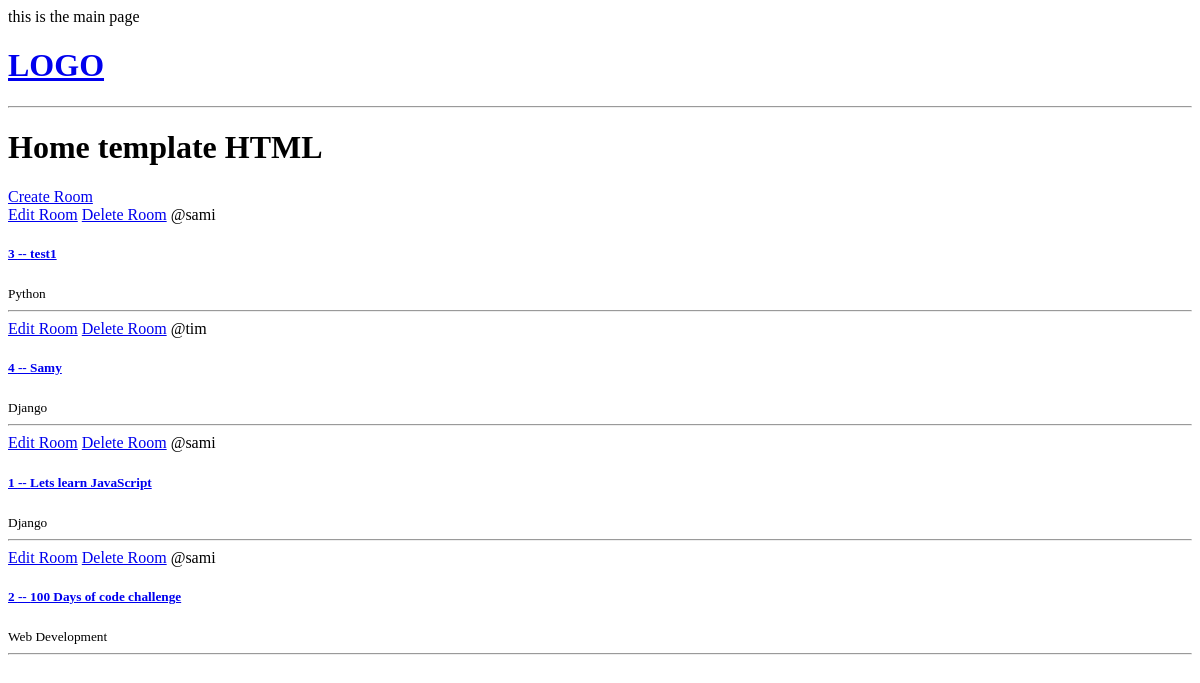
Before: / with the older database file.
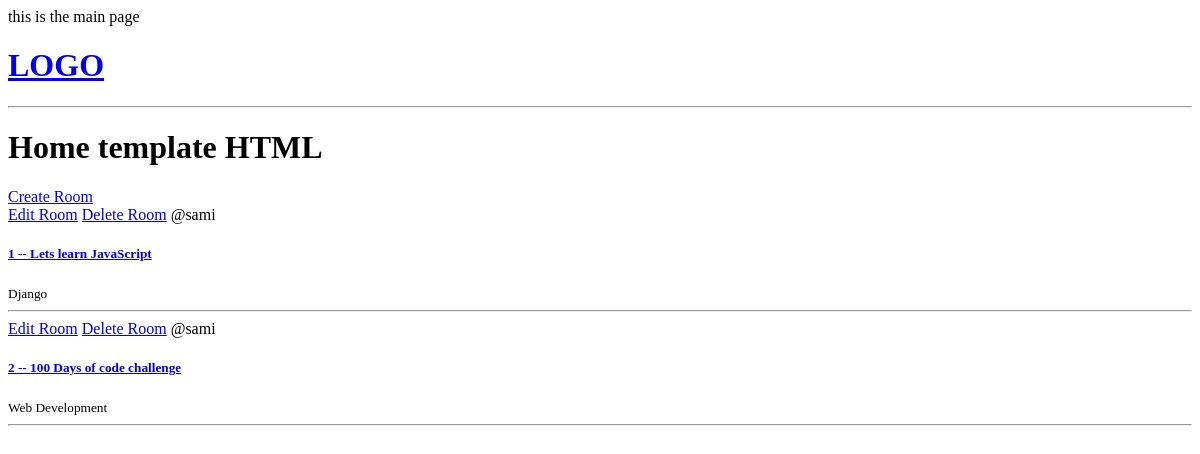
After: the same page with the newer database file.
### base/models.py (models this page shows, shortened)
class Room(models.Model):
  host = models.ForeignKey(User, on_delete=models.SET_NULL, null=True)
  topic =  models.ForeignKey('Topic', on_delete=models.SET_NULL, null=True)
  name = models.CharField(max_length=200)
  description = models.TextField(null=True, blank=True) # null : can save room with empty description (default value is false) / blank : can save form with description empty (default value is false)
  updated = models.DateTimeField(auto_now=True) # take snapchot every time we save the room
  created = models.DateTimeField(auto_now_add=True) # take snapchot when we first save/create room
  class Meta:
    ordering = ['-updated', '-created'] # the '-': DES , without '-': ASC

class Topic(models.Model):
    name = models.CharField(max_length=200)

### base/views.py (the view)
# urls.py: path('', views.home, name="home"), # (direct path, views, name)
def home(request):
  rooms = Room.objects.all()
  context = { "rooms": rooms }
  return  render(request, 'base/home.html', context)

### base/templates/base/home.html
{% extends 'main.html' %}
{% block content %}
<h1>Home template HTML</h1>
<div>
    <a href="{% url 'create-room' %}">Create Room</a>
    <div>
        {% for room in rooms %}
        <div>
            <a href="{% url 'update-room' room.id %}">Edit Room</a>
            <a href="{% url 'delete-room' room.id %}">Delete Room</a>
            <span>@{{room.host.username}}</span>
            <a href="{% url 'room' room.id %}"><h5>{{room.id}} -- {{room.name}}</h5></a>
            <small>{{room.topic.name}}</small>
            <hr>
        </div>
        {%endfor%}
    </div>
</div>
{% endblock content %}

### templates/main.html (shortened to what this page needs)
<!DOCTYPE html>
<html lang="en">
<head>
</head>
<body>
  this is the main page
  {% include 'navbar.html' %}
  {% block content %}
  {% endblock %}
</body>
</html>

### templates/navbar.html
<a href='/'>
  <h1>LOGO</h1>
</a>
<hr>

Changed rows visible on the page:
removed Room: host.username "sami", id "3", name "test1", topic.name "Python"
removed Room: host.username "tim", id "4", name "Samy", topic.name "Django"
